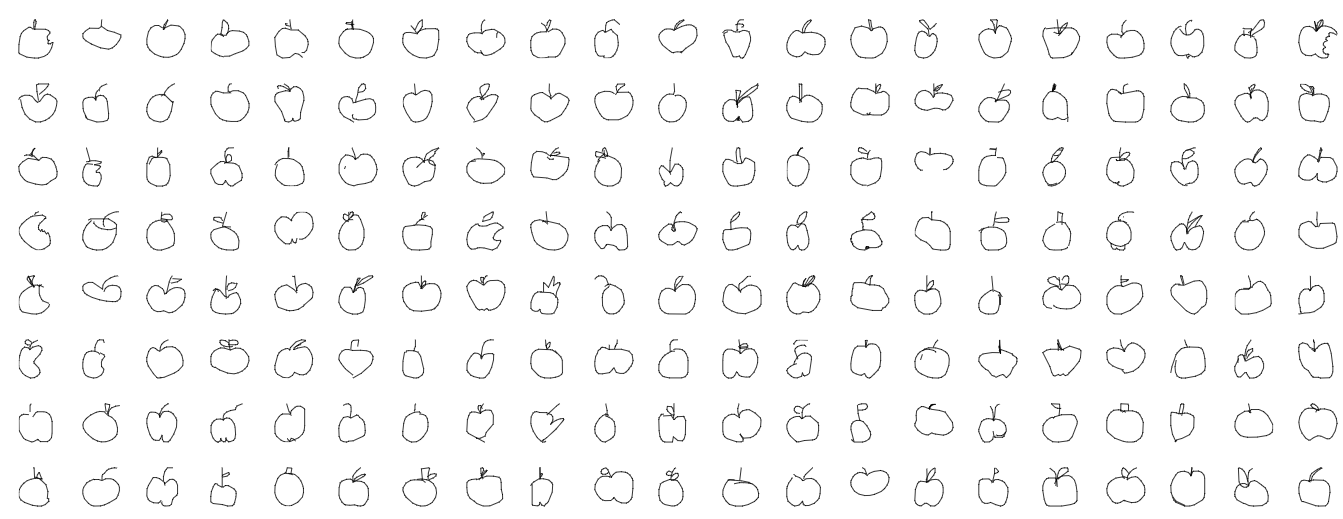
#> input picture images/apple.1.png, 1343 x 519 px; its folder holds 4 pictures in this run
$ python main.py
#> lines starting #> are read from the running program, lines starting #| are printed output that depends on the picture
import cv2

import numpy as np
import glob
import os

ancho = 65
alto = 65
resize = (1365,520)
CLASS_N = 3

# local modules
from common import clock, mosaic


def split2d(img, cell_size, resize=None, flatten=True):
    h, w = img.shape[:2]
    print(h,w)
    sx, sy = cell_size
    h, w = img.shape[:2]
    cells = [np.hsplit(row, w // sx) for row in np.vsplit(img, h // sy)]
    cells = np.array(cells)
    if flatten:
        cells = cells.reshape(-1, sy, sx)
    return cells

def load_images(fn):
    full_image = cv2.imread(fn, 0)
    images = split2d(full_image, (ancho, alto))
    labels = np.repeat([0,1,2,3], len(images) / 4)
    # ['apple', 'basketball', 'cake', 'cat'] = [0,1,2,3]
    return images,labels


def merge_images(src):
#> called with src = 'images/*.png'
    imagenes = []
    for img in sorted(glob.glob(src)):
        imagen = cv2.imread(img, 0)
#> imagen is the input picture: shape (519, 1343); min 1, max 255, mean 248.1
        imagen = cv2.resize(imagen, resize)
#> imagen: shape (520, 1365)
        imagenes.append(imagen)

    full = np.concatenate(imagenes, axis=0)
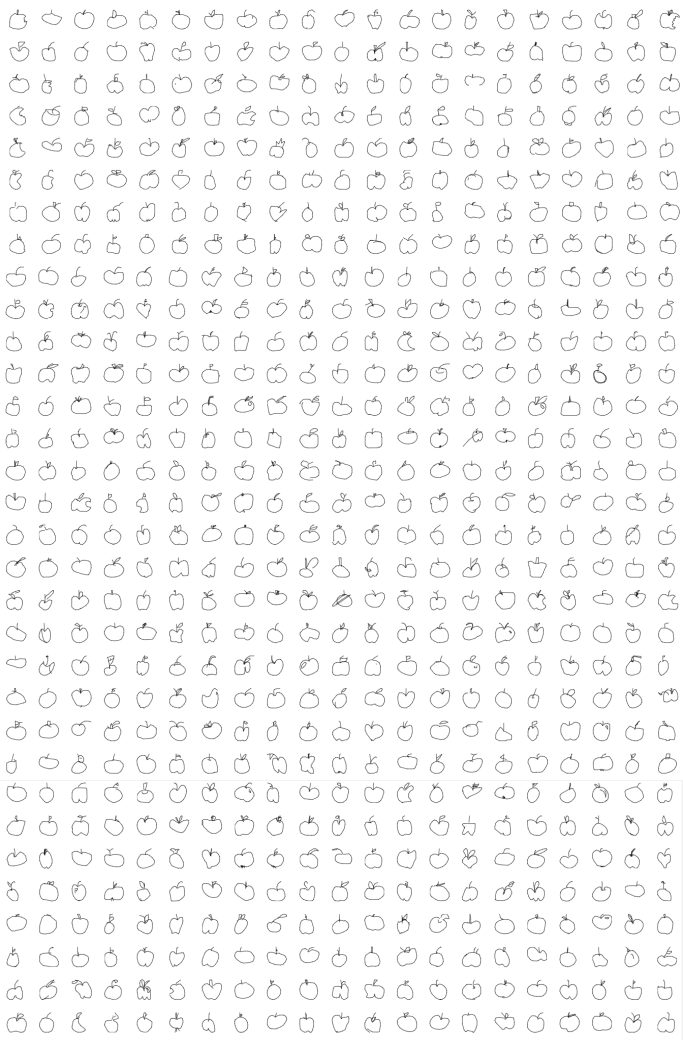
#> full: shape (2080, 1365) (shown at 1/2 size); min 0, max 255, mean 247.9
    cv2.imwrite('full.png', full)

class StatModel(object):
    def load(self, fn):
        self.model.load(fn)

    def save(self, fn):
        self.model.save(fn)

class SVM(StatModel):
    def __init__(self, C=1, gamma=0.1):
        self.model = cv2.ml.SVM_create()
        self.model.setGamma(gamma)
        self.model.setC(C)
        self.model.setKernel(cv2.ml.SVM_RBF)
        self.model.setType(cv2.ml.SVM_C_SVC)

    def train(self, samples, responses):
        self.model.train(samples, cv2.ml.ROW_SAMPLE, responses)

    def predict(self, samples):
        return self.model.predict(samples)[1].ravel()

def evaluate_model(model, images, samples, labels):
    resp = model.predict(samples)
    err = (labels != resp).mean()
    print('Precision: %.2f %%' % ((1 - err) * 100))

    confusion = np.zeros((4, 4), np.int32)
    for i, j in zip(labels, resp):
        confusion[int(i), int(j)] += 1
    print('Matriz de confusion:')
    print(confusion)

    vis = []
    for img, flag in zip(images, resp == labels):
        img = cv2.cvtColor(img, cv2.COLOR_GRAY2BGR)
        if not flag:
            img[..., :2] = 0

        vis.append(img)
    return mosaic(25, vis)

def calc_hog():
    winSize = (65, 65)
    blockSize = (10, 10)
    blockStride = (5, 5)
    cellSize = (10, 10)
    nbins = 9
    derivAperture = 1
    winSigma = -1.
    histogramNormType = 0
    L2HysThreshold = 0.2
    gammaCorrection = 1
    nlevels = 64
    signedGradient = True

    hog = cv2.HOGDescriptor(winSize, blockSize, blockStride, cellSize, nbins, derivAperture, winSigma,
                            histogramNormType, L2HysThreshold, gammaCorrection, nlevels, signedGradient)

    return hog
    affine_flags = cv2.WARP_INVERSE_MAP | cv2.INTER_LINEAR

if __name__ == '__main__':

    merge_images('images/*.png')

    print('Cargando imagenes desde full.png ... ')
    images, labels = load_images('full.png')
#| 2080 1365
#> in split2d, `cells = [np.hsplit(row, w // sx) for row in np.vsplit(img, h // sy)]`: cells = 32 items
#> in load_images, `labels = np.repeat([0,1,2,3], len(images) / 4)`: labels = 672 values from 0 to 3
#> labels = 672 values from 0 to 3

    print('Reordenar data ... ')
    rand = np.random.RandomState(3)
    shuffle = rand.permutation(len(images))
#> shuffle = 672 values, max 671 at index 254, min 0 at index 631, mean 335.5
    images, labels = images[shuffle], labels[shuffle]
#> labels = 672 values, max 3 at index 1, min 0 at index 0, mean 1.5

    print('HOG')

    hog = calc_hog()

    print('Calculando el descriptor HOG para cada imagen ... ')
    hog_descriptors = []
    for img in images:
        hog_descriptors.append(hog.compute(img))
#> after the loop, hog_descriptors = 672 items
    hog_descriptors = np.squeeze(hog_descriptors)
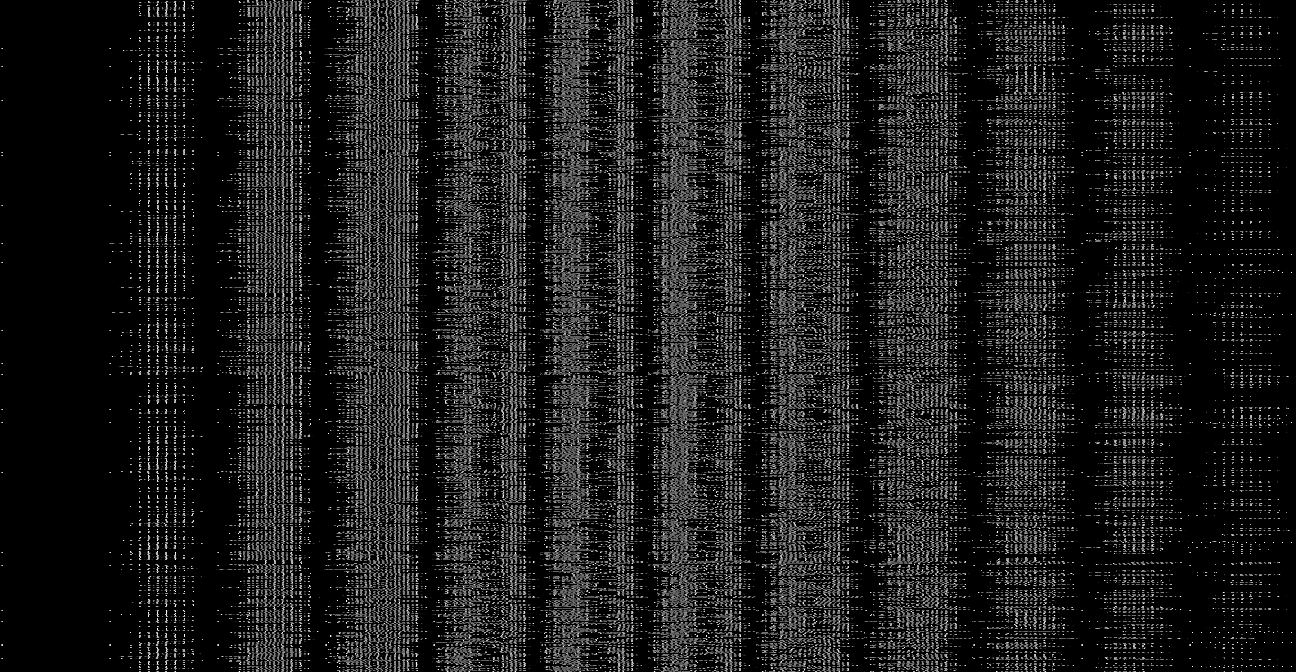
#> hog_descriptors: shape (672, 1296) float32; min 0, max 0.995, mean 0.113

    print('Dividiendo imagenes (90%) entrenamiento y test(10%)... ')
    train_n = int(0.90 * len(hog_descriptors))
#> train_n = 604
    images_train, images_test = np.split(images, [train_n])
    hog_descriptors_train, hog_descriptors_test = np.split(hog_descriptors, [train_n])
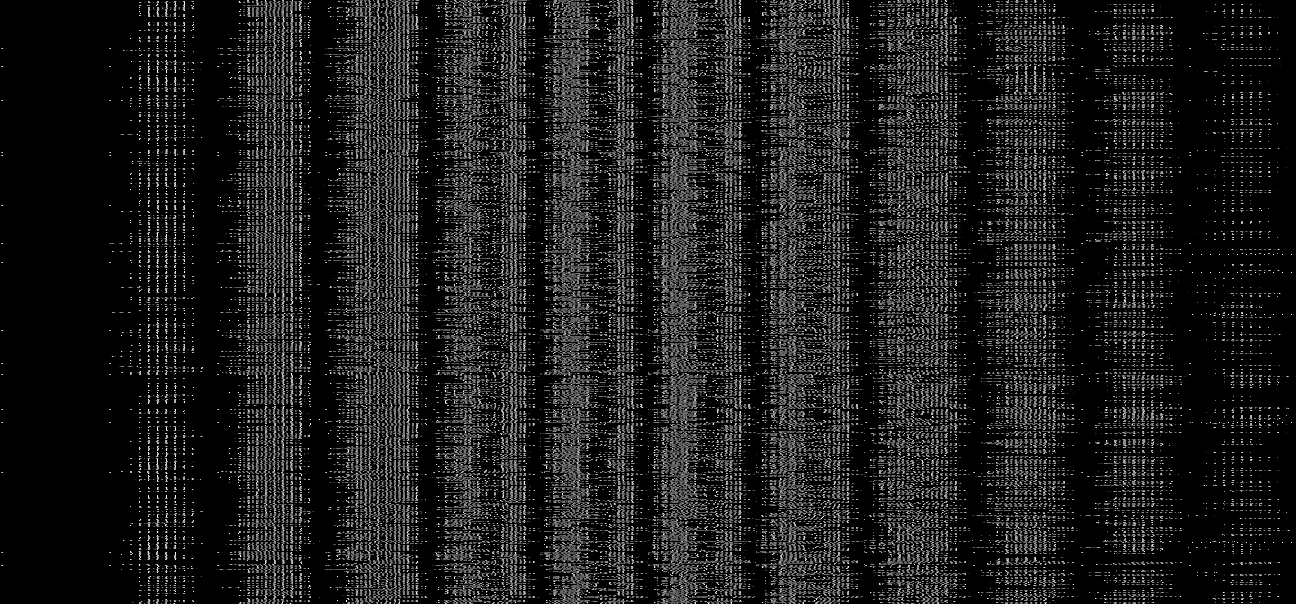
#> hog_descriptors_train: shape (604, 1296) float32; min 0, max 0.995, mean 0.113
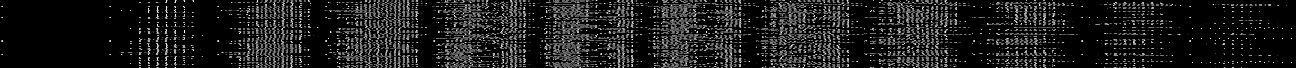
#> hog_descriptors_test: shape (68, 1296) float32; min 0, max 0.995, mean 0.113
    labels_train, labels_test = np.split(labels, [train_n])
#> labels_train = 604 values, max 3 at index 1, min 0 at index 0, mean 1.46; labels_test = 68 values, max 3 at index 2, min 0 at index 3, mean 1.82

    model = SVM()

    #if not os.path.isfile('draws_svm.dat'):
    print('Entrenando modelo SVM ...')
    model.train(hog_descriptors_train, labels_train)

    print('Guardando el modelo ...')
    model.save('draws_svm.xml')
    #else:
    #model.load('draws_svm.dat')

    print('Evaluando el modelo ... ')

    vis = evaluate_model(model, images_test, hog_descriptors_test, labels_test)
#> in evaluate_model, `resp = model.predict(samples)`: resp = 68 values, max 3 at index 2, min 0 at index 3, mean 1.76
#> in evaluate_model, `err = (labels != resp).mean()`: err = 0.176
#| Precision: 82.35 %
#> the loop in evaluate_model, `for i, j in zip(labels, resp):` made 68 passes
#> (i, j) on passes 1, 3, 4, 5, 6, 7, 8, 9, 10, 11, 12, 13: (2, 1), (3, 3), (0, 0), (0, 0), (0, 0), (3, 3), (2, 1), (1, 2), (1, 1), (3, 3), (2, 2), (2, 2)
#> j on pass 2: 1
#> after the loop in evaluate_model, `for i, j in zip(labels, resp):`: confusion = [[12, 0, 0, 0], [0, 12, 2, 0], [0, 2, 12, 2], [0, 0, 6, 20]]
#| [[12  0  0  0]
#|  [ 0 12  2  0]
#|  [ 0  2 12  2]
#|  [ 0  0  6 20]]
#> the loop in evaluate_model, `for img, flag in zip(images, resp == labels):` made 68 passes
#> flag on passes 1 to 12: False, True, True, True, True, True, True, False, False, True, True, True
#> pass 1, in evaluate_model, `img = cv2.cvtColor(img, cv2.COLOR_GRAY2BGR)`:
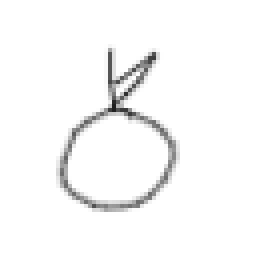
#> img: shape (65, 65, 3) (shown 4 times larger); min 32, max 255, mean 248.3
#> pass 2, in evaluate_model, `img = cv2.cvtColor(img, cv2.COLOR_GRAY2BGR)`:
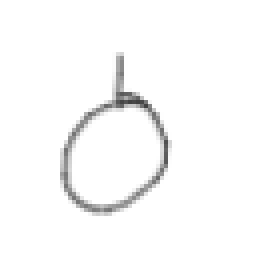
#> img: shape (65, 65, 3) (shown 4 times larger); min 66, max 255, mean 249.6
#> pass 3, in evaluate_model, `img = cv2.cvtColor(img, cv2.COLOR_GRAY2BGR)`:
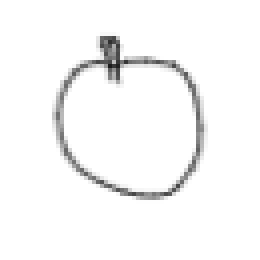
#> img: shape (65, 65, 3) (shown 4 times larger); min 28, max 255, mean 247.5
#> after the loop in evaluate_model, `for img, flag in zip(images, resp == labels):`: vis = 68 items
#> (the run stopped early here; a loop or call above may not have finished)
